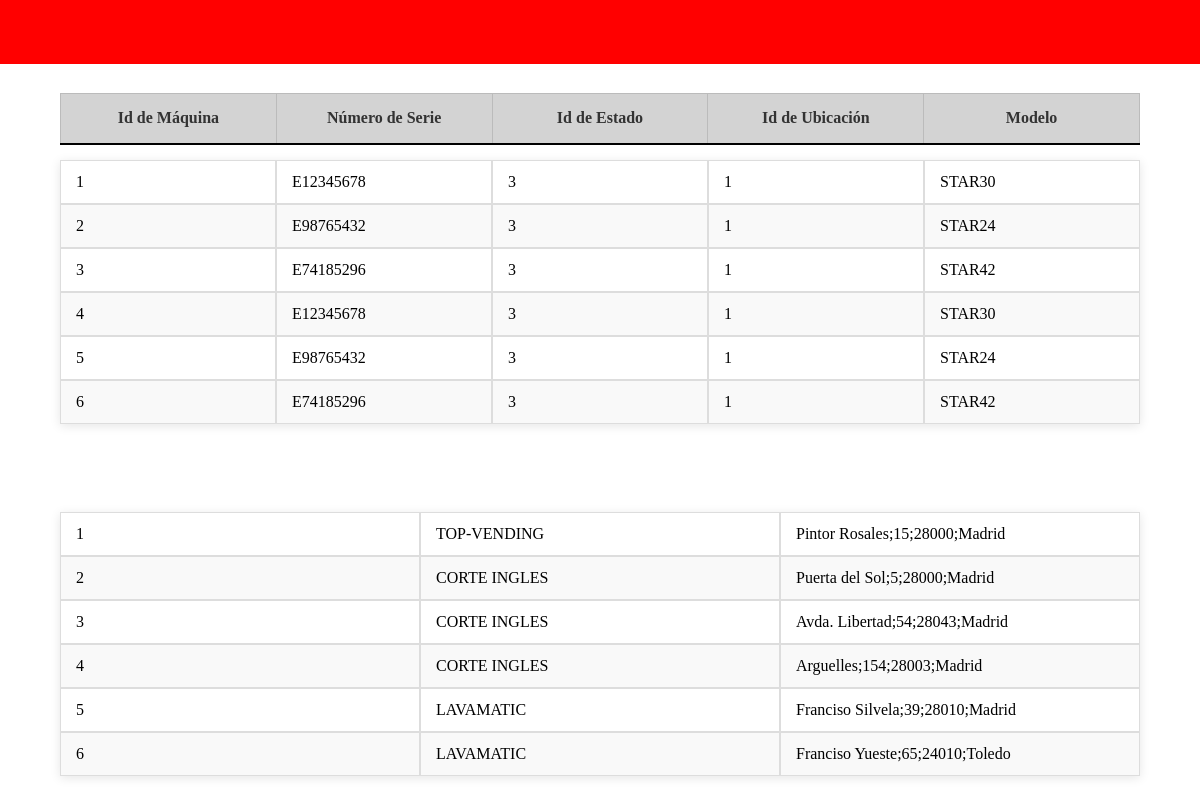
/modules/Modulo_Fabricacion/fabricacion.php, run on an earlier commit of the app's database.
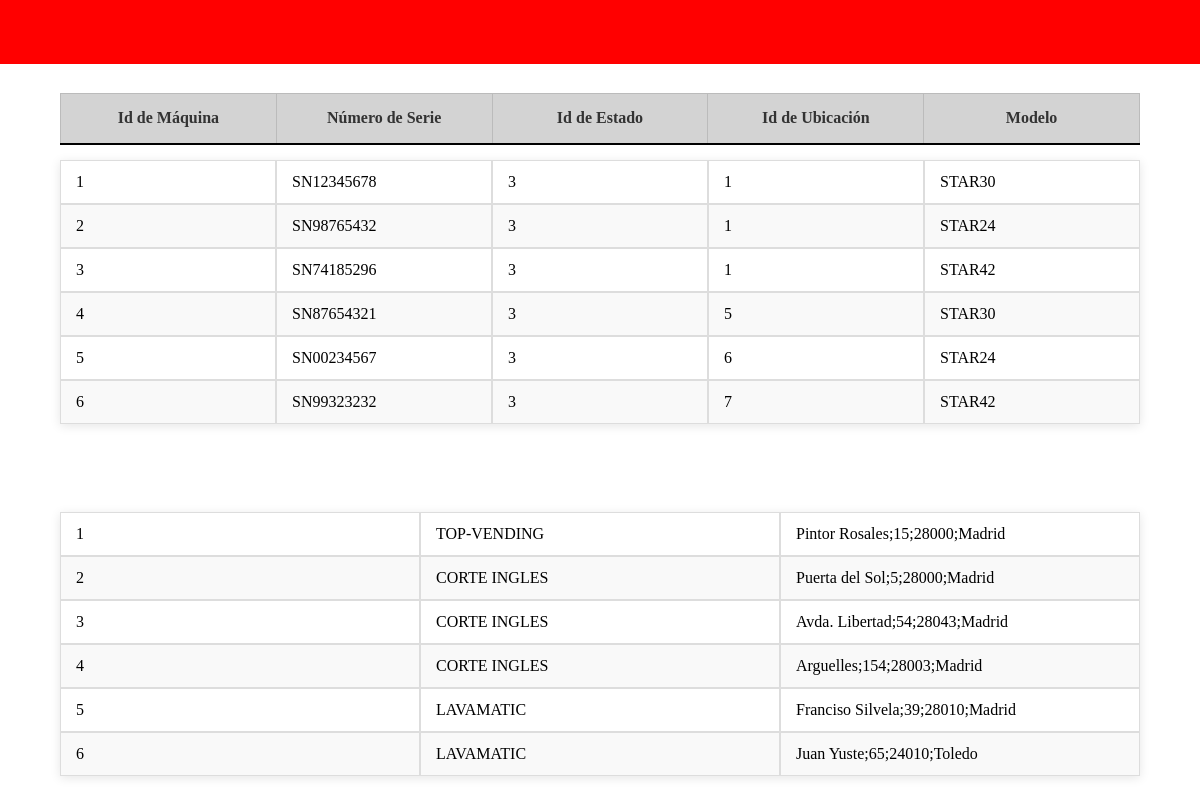
And on a later commit of the database.
### tables this page shows
CREATE TABLE maquina(
		idmaquina	INT 			AUTO_INCREMENT PRIMARY KEY
	,	numserie	VARCHAR(32)		NOT NULL
    ,	idestado	INT 			NOT NULL		 
    ,	idubicacion	INT 			NOT NULL		 
    ,	capacidad	INT				NOT NULL         
	,   stockmax    INT             NOT NULL		 
    ,	modelo		VARCHAR(32) 	NOT NULL		 
    ,	foto		VARCHAR(128)	NOT NULL		 
    ,	FOREIGN KEY (idestado) 	  REFERENCES estado(idestado)
    ,	FOREIGN KEY (idubicacion) REFERENCES ubicacion(idubicacion)
);

CREATE TABLE ubicacion(
		idubicacion	INT 		AUTO_INCREMENT PRIMARY KEY
	,	cliente		VARCHAR(64)	NOT NULL
	,	dir			VARCHAR(64) NOT NULL  
);

### modules/Modulo_Fabricacion/fabricacion.php (the view, shortened to what this page needs)
<?php
$user = "root";
$pass = "root";
$dbn = "maquinas_expendedoras";
try {
    $dbh = new PDO('mysql:host=localhost;dbname=' . $dbn, $user, $pass);
    $dbh->setAttribute(PDO::ATTR_ERRMODE, PDO::ERRMODE_EXCEPTION);
} catch (Exception $e) {
    echo '<script>console.log("Error en la conexión con la base de datos");</script>';
    echo $e->getMessage();
}
?>
<!DOCTYPE html>
<html lang="en">
<head>
    <link rel="stylesheet" href="/css/stylesheet_m2.css">
</head>
<body>
<?php
$user = "root";
$pass = "root";
$dbn = "maquinas_expendedoras";
try {
    $dbh = new PDO('mysql:host=localhost;dbname=' . $dbn, $user, $pass);
    $dbh->setAttribute(PDO::ATTR_ERRMODE, PDO::ERRMODE_EXCEPTION);
} catch (Exception $e) {
    echo '<script>console.log("Error en la conexión con la base de datos");</script>';
    echo $e->getMessage();
}
?>
<!DOCTYPE html>
<html lang="en">
<head>
    <link rel="stylesheet" href="../../css/stylesheet_m2.css">
</head>
<body>
    <header></header>
    <div class="titulos" id="tit1">
        <table class="tabla_encabezado">
            <thead>
                <tr>
                    <th class='th_principal'>Id de Máquina</th>
                    <th class='th_principal'>Número de Serie</th>
                    <th class='th_principal'>Id de Estado</th>
                    <th class='th_principal'>Id de Ubicación</th>
                    <th class='th_principal'>Modelo</th>
                </tr>
            </thead>
        </table>
    </div>
    <div class="tablas" id="maquinas_fabri">
        <?php
$ssql1 = "SELECT idmaquina, numserie, idestado, idubicacion, modelo FROM maquina";
$ssql2 = "SELECT idubicacion, cliente, dir FROM ubicacion";
try {
    $stm = $dbh->prepare($ssql1);
    $stm->execute();
    $rows = $stm->fetchAll(PDO::FETCH_ASSOC);
    echo "<table class='tabla_principal'>";
    foreach ($rows as $row) {
        echo "<tr class='tr_contenido_principal'>";
        echo "<td class='tabla_principal_td'>" . htmlspecialchars($row['idmaquina']) . "</td>";
        echo "<td class='tabla_principal_td'>" . htmlspecialchars($row['numserie']) . "</td>";
        echo "<td class='tabla_principal_td'>" . htmlspecialchars($row['idestado']) . "</td>";
        echo "<td class='tabla_principal_td'>" . htmlspecialchars($row['idubicacion']) . "</td>";
        echo "<td class='tabla_principal_td'>" . htmlspecialchars($row['modelo']) . "</td>";
        echo "</tr>";
    }
    echo "</table>";
} catch (PDOException $e) {
    echo '<script>console.log("Error al recoger los errores de máquinas");</script>';
}
?>
    </div>
    <div id="tit2">
        <table class="tabla_encabezado">
            <thead>
                <tr>
                    <th class='th_principal'>Id de Ubicación</th>
                    <th class='th_principal'>Cliente</th>
                    <th class='th_principal'>Dirección</th>
                </tr>
            </thead>
        </table>
    </div>
    <div class="tablas" id="ubis_fabri">
        <?php
try {
    $stm = $dbh->prepare($ssql2);
    $stm->execute();
    $rows = $stm->fetchAll(PDO::FETCH_ASSOC);
    echo "<table class='tabla_principal'>";
    foreach ($rows as $row) {
        echo "<tr class='tr_contenido_principal'>";
        echo "<td class='tabla_principal_td'>" . htmlspecialchars($row['idubicacion']) . "</td>";
        echo "<td class='tabla_principal_td'>" . htmlspecialchars($row['cliente']) . "</td>";
        echo "<td class='tabla_principal_td'>" . htmlspecialchars($row['dir']) . "</td>";
        echo "</tr>";
    }
    echo "</table>";
} catch (PDOException $e) {
    echo '<script>console.log("Error al recoger los registros de ubicaciones");</script>';
}
?>
    </div>
</body>
</html>
</body>
</html>

What changed in the data, as far as the page shows it:
changed maquina id 1: numserie "E12345678" → "SN12345678"
changed maquina id 2: numserie "E98765432" → "SN98765432"
changed maquina id 3: numserie "E74185296" → "SN74185296"
changed maquina id 4: numserie "E12345678" → "SN87654321"; idubicacion "1" → "5"
changed maquina id 5: numserie "E98765432" → "SN00234567"; idubicacion "1" → "6"
changed maquina id 6: numserie "E74185296" → "SN99323232"; idubicacion "1" → "7"
changed ubicacion id 6: dir "Franciso Yueste;65;24010;Toledo" → "Juan Yuste;65;24010;Toledo"
